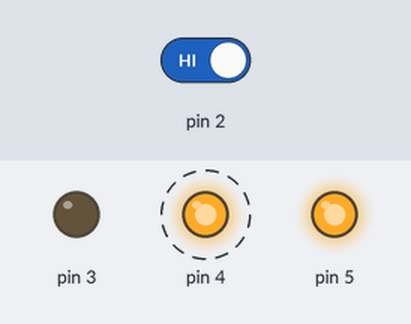
Simulated run of this sketch. Board: Arduino Uno, built with avr-gcc and run on an emulated ATmega328P. Shown: output pins drawn as LEDs (lit = HIGH). Dashed ring = blinking. The test bench sets the inputs (shaded band); at power-on: pin 2 HIGH.

Above: at 1.8 s.
1.9 s: pin 2 driven LOW
At 3.12 s:
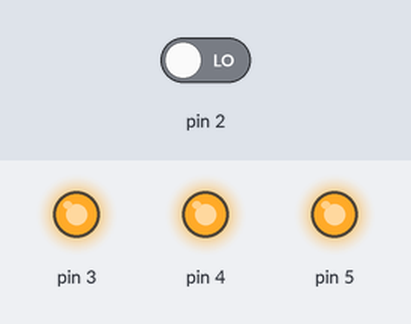
At 4.1 s:
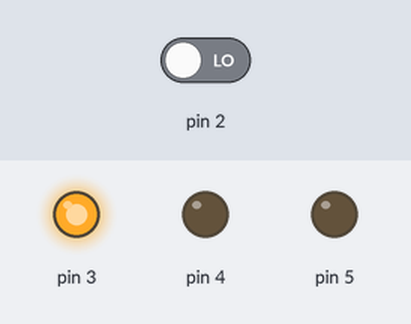
4.7 s: pin 2 driven HIGH
At 5.87 s:
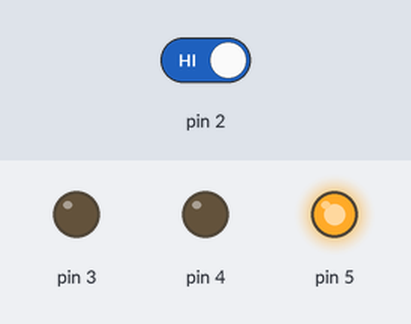
Timing chart, 0 to 13.7 s (numbered marks = the images above; inputs shaded):
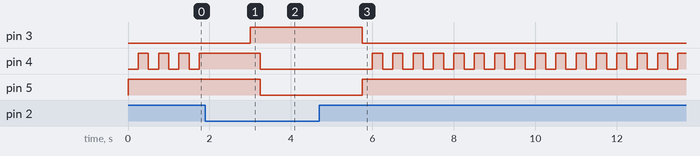

Measured:
- after the input at 1.9 s, pin 3: LOW → HIGH after 1.1 s; pin 5: HIGH → LOW after 1.4 s
- after the input at 4.7 s, pin 3: HIGH → LOW after 1.1 s; pin 4: alternates HIGH for 0.25 s and LOW for 0.25 s, starting after 1.3 s; pin 5: LOW → HIGH after 1.1 s

The sketch:

button_led.ino
```cpp
int switchState = 0;

void setup() {
  pinMode(3, OUTPUT);
  pinMode(4, OUTPUT);
  pinMode(5, OUTPUT);
  pinMode(2, INPUT);
}

void loop() {
  switchState = digitalRead(2);
  if (switchState == LOW) {
    delay(1000);
    digitalWrite(3, HIGH);
    delay(250);
    digitalWrite(4, LOW);
    digitalWrite(5, LOW);
  } else {
    digitalWrite(3, LOW);
    digitalWrite(4, LOW);
    digitalWrite(5, HIGH);

    delay(250);
    digitalWrite(4, HIGH);
    digitalWrite(5, HIGH);
    delay(250);
  }
}
```
